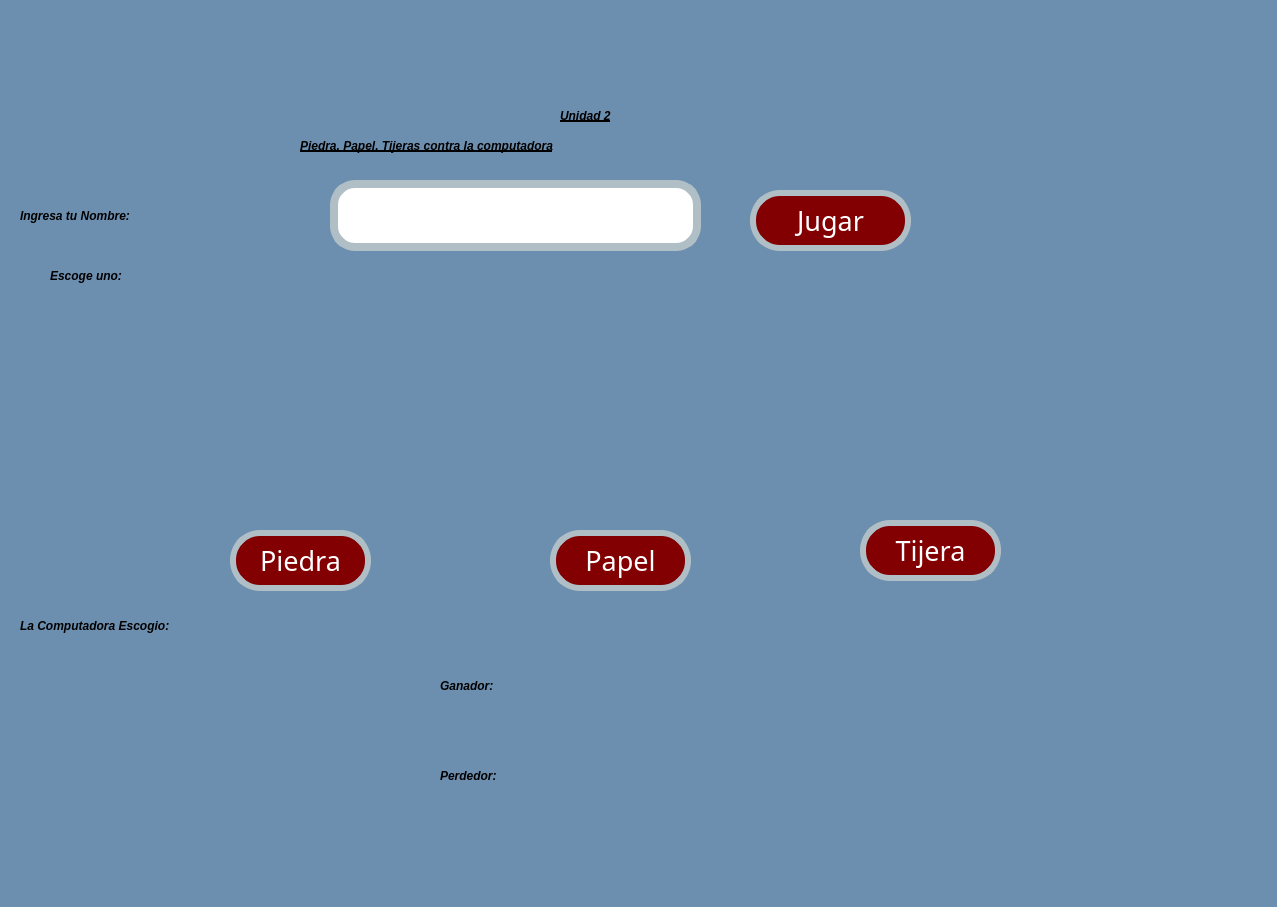
<?xml version="1.0" encoding="UTF-8"?>
<ui version="4.0">
 <class>MainWindow</class>
 <widget class="QMainWindow" name="MainWindow">
  <property name="geometry">
   <rect>
    <x>0</x>
    <y>0</y>
    <width>1277</width>
    <height>907</height>
   </rect>
  </property>
  <property name="font">
   <font>
    <pointsize>1</pointsize>
   </font>
  </property>
  <property name="windowTitle">
   <string>MainWindow</string>
  </property>
  <property name="styleSheet">
   <string notr="true">background-color: #6D8FAF</string>
  </property>
  <widget class="QWidget" name="centralwidget">
   <widget class="QLabel" name="lbl_imagenUat">
    <property name="geometry">
     <rect>
      <x>60</x>
      <y>0</y>
      <width>331</width>
      <height>121</height>
     </rect>
    </property>
    <property name="styleSheet">
     <string notr="true"/>
    </property>
    <property name="text">
     <string/>
    </property>
    <property name="pixmap">
     <pixmap resource="../../Archivos/Recursos.qrc">:/Logos/Archivos/log_uat_nuevo.png</pixmap>
    </property>
    <property name="scaledContents">
     <bool>true</bool>
    </property>
   </widget>
   <widget class="QLabel" name="lbl_imagenFi">
    <property name="geometry">
     <rect>
      <x>1000</x>
      <y>10</y>
      <width>211</width>
      <height>141</height>
     </rect>
    </property>
    <property name="styleSheet">
     <string notr="true"/>
    </property>
    <property name="text">
     <string/>
    </property>
    <property name="pixmap">
     <pixmap resource="../../Archivos/Recursos.qrc">:/Logos/Archivos/FIT_logo_vertical.png</pixmap>
    </property>
    <property name="scaledContents">
     <bool>true</bool>
    </property>
   </widget>
   <widget class="QLabel" name="lbl_imagenGatos">
    <property name="geometry">
     <rect>
      <x>940</x>
      <y>660</y>
      <width>311</width>
      <height>171</height>
     </rect>
    </property>
    <property name="styleSheet">
     <string notr="true"/>
    </property>
    <property name="text">
     <string/>
    </property>
    <property name="pixmap">
     <pixmap resource="../../Archivos/Recursos.qrc">:/Logos/Archivos/export202502092301563482.png</pixmap>
    </property>
    <property name="scaledContents">
     <bool>true</bool>
    </property>
   </widget>
   <widget class="QLabel" name="lbl_Escoge">
    <property name="geometry">
     <rect>
      <x>20</x>
      <y>600</y>
      <width>651</width>
      <height>51</height>
     </rect>
    </property>
    <property name="styleSheet">
     <string notr="true">font: 75 20pt &quot;Forte&quot;;
                   color: black;
                   border-radius: 10px;
                   font-weight: bold;
                   font-style: italic;</string>
    </property>
    <property name="text">
     <string>La Computadora Escogio:</string>
    </property>
   </widget>
   <widget class="QLabel" name="lbl_titulo">
    <property name="geometry">
     <rect>
      <x>300</x>
      <y>130</y>
      <width>681</width>
      <height>31</height>
     </rect>
    </property>
    <property name="styleSheet">
     <string notr="true">text-decoration: underline;
font: 20pt &quot;Forte&quot;;
color:rgb(0, 0, 0);
border-radius: 10px;
font-weight: bold;
font-style: italic;</string>
    </property>
    <property name="text">
     <string>Piedra, Papel, Tijeras contra la computadora</string>
    </property>
   </widget>
   <widget class="QLabel" name="lbl_Unidad2">
    <property name="geometry">
     <rect>
      <x>560</x>
      <y>100</y>
      <width>141</width>
      <height>31</height>
     </rect>
    </property>
    <property name="styleSheet">
     <string notr="true">text-decoration: underline;
font: 20pt &quot;Forte&quot;;
color:rgb(0, 0, 0);
border-radius: 10px;
font-weight: bold;
font-style: italic;</string>
    </property>
    <property name="text">
     <string>Unidad 2</string>
    </property>
   </widget>
   <widget class="QPushButton" name="btn_Jugar">
    <property name="geometry">
     <rect>
      <x>750</x>
      <y>190</y>
      <width>161</width>
      <height>61</height>
     </rect>
    </property>
    <property name="font">
     <font>
      <family>Forte</family>
      <pointsize>20</pointsize>
      <weight>50</weight>
      <italic>false</italic>
      <bold>false</bold>
     </font>
    </property>
    <property name="styleSheet">
     <string notr="true">font: 20pt &quot;Forte&quot;;
background-color: rgb(130, 0, 2);
color: rgb(255, 255, 255);
border-radius:30px;
border:6px solid #B0BEC5;</string>
    </property>
    <property name="text">
     <string>Jugar</string>
    </property>
   </widget>
   <widget class="QLabel" name="lbl_Escoge_4">
    <property name="geometry">
     <rect>
      <x>50</x>
      <y>250</y>
      <width>201</width>
      <height>51</height>
     </rect>
    </property>
    <property name="styleSheet">
     <string notr="true">font: 75 20pt &quot;Forte&quot;;
                   color: black;
                   border-radius: 10px;
                   font-weight: bold;
                   font-style: italic;</string>
    </property>
    <property name="text">
     <string>Escoge uno:</string>
    </property>
   </widget>
   <widget class="QPushButton" name="btn_Tijera">
    <property name="geometry">
     <rect>
      <x>860</x>
      <y>520</y>
      <width>141</width>
      <height>61</height>
     </rect>
    </property>
    <property name="font">
     <font>
      <family>Forte</family>
      <pointsize>20</pointsize>
      <weight>50</weight>
      <italic>false</italic>
      <bold>false</bold>
     </font>
    </property>
    <property name="styleSheet">
     <string notr="true">font: 20pt &quot;Forte&quot;;
background-color: rgb(130, 0, 2);
color: rgb(255, 255, 255);
border-radius:30px;
border:6px solid #B0BEC5;</string>
    </property>
    <property name="text">
     <string>Tijera</string>
    </property>
   </widget>
   <widget class="QLabel" name="lbl_imagenPiedra">
    <property name="geometry">
     <rect>
      <x>160</x>
      <y>310</y>
      <width>291</width>
      <height>201</height>
     </rect>
    </property>
    <property name="styleSheet">
     <string notr="true"/>
    </property>
    <property name="text">
     <string/>
    </property>
    <property name="pixmap">
     <pixmap resource="../../Archivos/Recursos.qrc">:/Ejercicios/Archivos/export202502092342196874.png</pixmap>
    </property>
    <property name="scaledContents">
     <bool>true</bool>
    </property>
   </widget>
   <widget class="QLabel" name="lbl_imagenPapel">
    <property name="geometry">
     <rect>
      <x>470</x>
      <y>310</y>
      <width>291</width>
      <height>201</height>
     </rect>
    </property>
    <property name="styleSheet">
     <string notr="true"/>
    </property>
    <property name="text">
     <string/>
    </property>
    <property name="pixmap">
     <pixmap resource="../../Archivos/Recursos.qrc">:/Ejercicios/Archivos/export202502092342481393.png</pixmap>
    </property>
    <property name="scaledContents">
     <bool>true</bool>
    </property>
   </widget>
   <widget class="QLabel" name="lbl_imagenTijera">
    <property name="geometry">
     <rect>
      <x>780</x>
      <y>300</y>
      <width>291</width>
      <height>201</height>
     </rect>
    </property>
    <property name="styleSheet">
     <string notr="true"/>
    </property>
    <property name="text">
     <string/>
    </property>
    <property name="pixmap">
     <pixmap resource="../../Archivos/Recursos.qrc">:/Ejercicios/Archivos/export202502092342556504.png</pixmap>
    </property>
    <property name="scaledContents">
     <bool>true</bool>
    </property>
   </widget>
   <widget class="QPushButton" name="btn_Papel">
    <property name="geometry">
     <rect>
      <x>550</x>
      <y>530</y>
      <width>141</width>
      <height>61</height>
     </rect>
    </property>
    <property name="font">
     <font>
      <family>Forte</family>
      <pointsize>20</pointsize>
      <weight>50</weight>
      <italic>false</italic>
      <bold>false</bold>
     </font>
    </property>
    <property name="styleSheet">
     <string notr="true">font: 20pt &quot;Forte&quot;;
background-color: rgb(130, 0, 2);
color: rgb(255, 255, 255);
border-radius:30px;
border:6px solid #B0BEC5;</string>
    </property>
    <property name="text">
     <string>Papel</string>
    </property>
   </widget>
   <widget class="QPushButton" name="btn_Piedra">
    <property name="geometry">
     <rect>
      <x>230</x>
      <y>530</y>
      <width>141</width>
      <height>61</height>
     </rect>
    </property>
    <property name="font">
     <font>
      <family>Forte</family>
      <pointsize>20</pointsize>
      <weight>50</weight>
      <italic>false</italic>
      <bold>false</bold>
     </font>
    </property>
    <property name="styleSheet">
     <string notr="true">font: 20pt &quot;Forte&quot;;
background-color: rgb(130, 0, 2);
color: rgb(255, 255, 255);
border-radius:30px;
border:6px solid #B0BEC5;</string>
    </property>
    <property name="text">
     <string>Piedra</string>
    </property>
   </widget>
   <widget class="QLabel" name="lbl_Ingresa_Nombre">
    <property name="geometry">
     <rect>
      <x>20</x>
      <y>190</y>
      <width>301</width>
      <height>51</height>
     </rect>
    </property>
    <property name="styleSheet">
     <string notr="true">font: 75 20pt &quot;Forte&quot;;
                   color: black;
                   border-radius: 10px;
                   font-weight: bold;
                   font-style: italic;</string>
    </property>
    <property name="text">
     <string>Ingresa tu Nombre:</string>
    </property>
   </widget>
   <widget class="QLineEdit" name="txt_Nombre">
    <property name="geometry">
     <rect>
      <x>330</x>
      <y>180</y>
      <width>371</width>
      <height>71</height>
     </rect>
    </property>
    <property name="font">
     <font>
      <family>Script MT Bold</family>
      <pointsize>25</pointsize>
      <weight>9</weight>
      <italic>false</italic>
      <bold>false</bold>
     </font>
    </property>
    <property name="contextMenuPolicy">
     <enum>Qt::PreventContextMenu</enum>
    </property>
    <property name="whatsThis">
     <string/>
    </property>
    <property name="styleSheet">
     <string notr="true">background-color:rgb(255, 255, 255);
font: 75 25pt &quot;Script MT Bold&quot;;
color:rgb(0, 0, 0);
border-radius:25px;
border:8px solid #B0BEC5;

</string>
    </property>
    <property name="text">
     <string/>
    </property>
    <property name="maxLength">
     <number>32774</number>
    </property>
    <property name="cursorPosition">
     <number>0</number>
    </property>
    <property name="alignment">
     <set>Qt::AlignCenter</set>
    </property>
    <property name="dragEnabled">
     <bool>false</bool>
    </property>
    <property name="readOnly">
     <bool>false</bool>
    </property>
    <property name="clearButtonEnabled">
     <bool>false</bool>
    </property>
   </widget>
   <widget class="QLabel" name="lbl_Escoge_2">
    <property name="geometry">
     <rect>
      <x>440</x>
      <y>660</y>
      <width>471</width>
      <height>51</height>
     </rect>
    </property>
    <property name="styleSheet">
     <string notr="true">font: 75 20pt &quot;Forte&quot;;
                   color: black;
                   border-radius: 10px;
                   font-weight: bold;
                   font-style: italic;</string>
    </property>
    <property name="text">
     <string>Ganador:</string>
    </property>
   </widget>
   <widget class="QLabel" name="lbl_imagenPapel_2">
    <property name="geometry">
     <rect>
      <x>60</x>
      <y>660</y>
      <width>291</width>
      <height>201</height>
     </rect>
    </property>
    <property name="styleSheet">
     <string notr="true"/>
    </property>
    <property name="text">
     <string/>
    </property>
    <property name="pixmap">
     <pixmap resource="../../Archivos/Recursos.qrc">:/Ejercicios/Archivos/export202502092342481393.png</pixmap>
    </property>
    <property name="scaledContents">
     <bool>true</bool>
    </property>
   </widget>
   <widget class="QLabel" name="lbl_Escoge_3">
    <property name="geometry">
     <rect>
      <x>440</x>
      <y>750</y>
      <width>471</width>
      <height>51</height>
     </rect>
    </property>
    <property name="styleSheet">
     <string notr="true">font: 75 20pt &quot;Forte&quot;;
                   color: black;
                   border-radius: 10px;
                   font-weight: bold;
                   font-style: italic;</string>
    </property>
    <property name="text">
     <string>Perdedor:</string>
    </property>
   </widget>
  </widget>
  <widget class="QMenuBar" name="menubar">
   <property name="geometry">
    <rect>
     <x>0</x>
     <y>0</y>
     <width>1277</width>
     <height>26</height>
    </rect>
   </property>
  </widget>
  <widget class="QStatusBar" name="statusbar"/>
 </widget>
 <resources>
  <include location="../../Archivos/Recursos.qrc"/>
  <include location="../Recursos.qrc"/>
 </resources>
 <connections/>
</ui>
